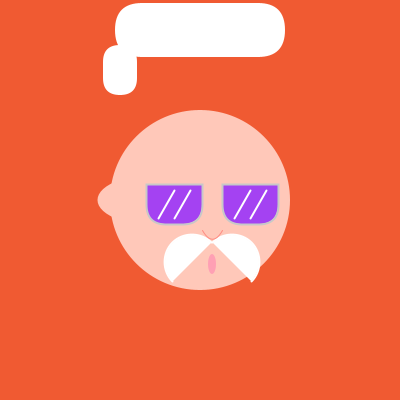
Frame 1 (no input)
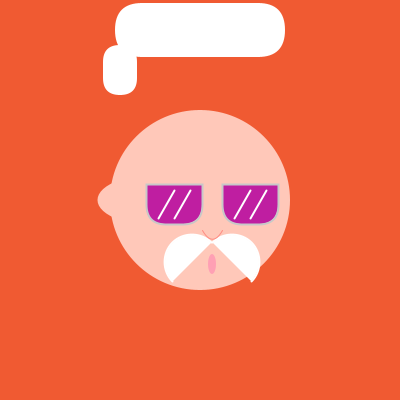
Frame 60 (the mouse pressed at the canvas centre just before this capture)
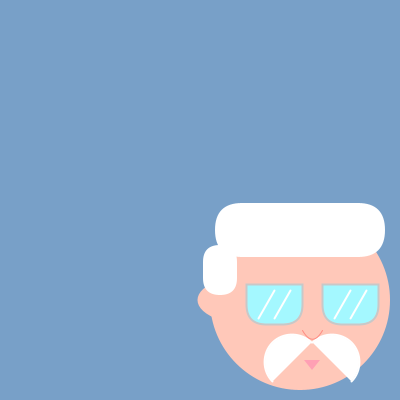
Frame 120 (the mouse held since frame 60 and released just before this capture)

The Processing sketch that drew these frames (run headless with seeded random() and noise(); from frame 60 on, the mouse is pressed at the canvas centre):

// Processing sketch: processing_110064
// ── processing_110064.pde

// HW #5
// Written by Mark Choi
// Andrew ID: mschoi
// © Mark Choi September 2013 Pittsburgh, Pa 15213  All Rights reserved

// Mousemovement control's Jim's hair. Don't make Jim go bald. You never know what he might do!!!
// Mouse Click will draw a new Jim in that location. Scaled according to X position. 

// initial variables
float x, y, wd, ht;
float radius1 = wd*4/5;
float radius2 = wd*4/5;

void setup()
{
  size(400, 400);
  rectMode(CENTER);
  x = 100;
  y = 100;
  ht = 2*y;
  wd = 2*x;
}

void draw()
{
  if ( mouseY < y*.8) //background color
    {
        background(240, 90, 50);
    }
  else
    {
        background(120,160,200);
    }

// ear
   noStroke ();
   fill( 255, 200, 185 );
   beginShape();
   vertex(x+wd*.1, y+ht*.4);
   bezierVertex(x-wd*.05, y+ht*.45, x-wd*.05, y+ht*.55, x+wd*.1, y+ht*.6);
   endShape();

// face 
    ellipse(x+wd/2,y+ht/2,wd*.9,ht*.9);

// glasses
  if ( mouseY < y*.8)
    {
        fill(random(255),random(255),random(255));
        frameRate(15);
    }
  else
    {
        fill( 164, 248, 255);
    }
    
  stroke(200);
  strokeWeight(2);
  rect( x+wd*.37, y+ht*.52, wd*.28, ht*.2, 0, 0, 20, 20); 
  rect( x+wd*.75, y+ht*.52, wd*.28, ht*.2, 0, 0, 20, 20); 

// reflections
  fill( 255, 255, 255);
  stroke (255,255,255);
  strokeWeight(2);

  beginShape(LINES);
  vertex(x+wd*.29, y + ht*.59);
  vertex(x+wd*.37, y + ht*.45);
  vertex(x+wd*.45, y + ht*.45);
  vertex(x+wd*.37, y + ht*.59);

  vertex(x+wd*.67, y + ht*.59);
  vertex(x+wd*.75, y + ht*.45);
  vertex(x+wd*.83, y + ht*.45);
  vertex(x+wd*.75, y + ht*.59);
  endShape();

//mustache
  fill( 255, 255, 255);
  arc(x+wd*.46, y+ht*.81, wd*.27, ht*.27, 0.75*PI,1.75*PI); 
  arc(x+wd*.66, y+ht*.81, wd*.27, ht*.27, 1.25*PI,2.25*PI); 

// nose "C"
  noFill();
  stroke( 255, 140, 130 );
  strokeWeight(1);
  beginShape();
  curveVertex( x+wd*.41, y+ht*.3 );
  curveVertex( x+wd*.51,  y+ht*.65);
  curveVertex( x+wd*.61,  y+ht*.65);
  curveVertex( x+wd*.71, y+ht*.3 );
  endShape();

  mouth();
  hair();
}

void mouth()
{
  if ( mouseY < y*.8)
  {
      // mouth
      noStroke();
      fill( 255, 160, 180 );
      ellipse(x+wd*.56, y+ht*.82, wd*.04, ht*.1);
  }
  else
  {
      noStroke();
      fill( 255, 160, 180 );
      beginShape();
      vertex(x+wd*.52, y+ht*.8);
      vertex(x+wd*.6, y+ht*.8);
      vertex(x+wd*.56, y+ht*.85);
      endShape();
  }
}

void mousePressed( ) // scale image to Y p
{
    x = mouseX;
    y = mouseY;
    wd = x;
    ht = wd;
}


void mouseReleased( ) // default back to center
{ 
    x = 100;
    y = 100;
    wd = 200;
    ht = 200;
} 

void hair()
{
  
  noStroke();
  fill(255, 255, 255);

  if (mouseY <= y)
  { 
    rect( x+wd*.1, mouseY+ht*.35, wd*.17, ht*.25, 50, 50, 20, 20);
    rect( x+wd/2, mouseY+ht*.15, wd*.85, ht*.27, 90, 50, 50, 50);
  }
  else
  {
    rect( x+wd*.1, y+ht*.35, wd*.17, ht*.25, 50, 50, 20, 20);
    rect( x+wd/2, y+ht*.15, wd*.85, ht*.27, 90, 50, 50, 50); 
  }
}
